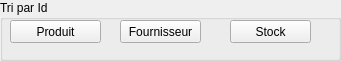
    <widget class="QGroupBox" name="groupBox_12">
     <property name="geometry">
      <rect>
       <x>70</x>
       <y>420</y>
       <width>341</width>
       <height>61</height>
      </rect>
     </property>
     <property name="styleSheet">
      <string notr="true"/>
     </property>
     <property name="title">
      <string>Tri par Id</string>
     </property>
     <widget class="QPushButton" name="TriP_Idp">
      <property name="geometry">
       <rect>
        <x>10</x>
        <y>20</y>
        <width>91</width>
        <height>23</height>
       </rect>
      </property>
      <property name="styleSheet">
       <string notr="true"/>
      </property>
      <property name="text">
       <string>Produit</string>
      </property>
     </widget>
     <widget class="QPushButton" name="TriP_Idf">
      <property name="geometry">
       <rect>
        <x>120</x>
        <y>20</y>
        <width>81</width>
        <height>23</height>
       </rect>
      </property>
      <property name="styleSheet">
       <string notr="true"/>
      </property>
      <property name="text">
       <string>Fournisseur</string>
      </property>
     </widget>
     <widget class="QPushButton" name="TriP_Ids">
      <property name="geometry">
       <rect>
        <x>230</x>
        <y>20</y>
        <width>81</width>
        <height>23</height>
       </rect>
      </property>
      <property name="styleSheet">
       <string notr="true"/>
      </property>
      <property name="text">
       <string>Stock</string>
      </property>
     </widget>
    </widget>
